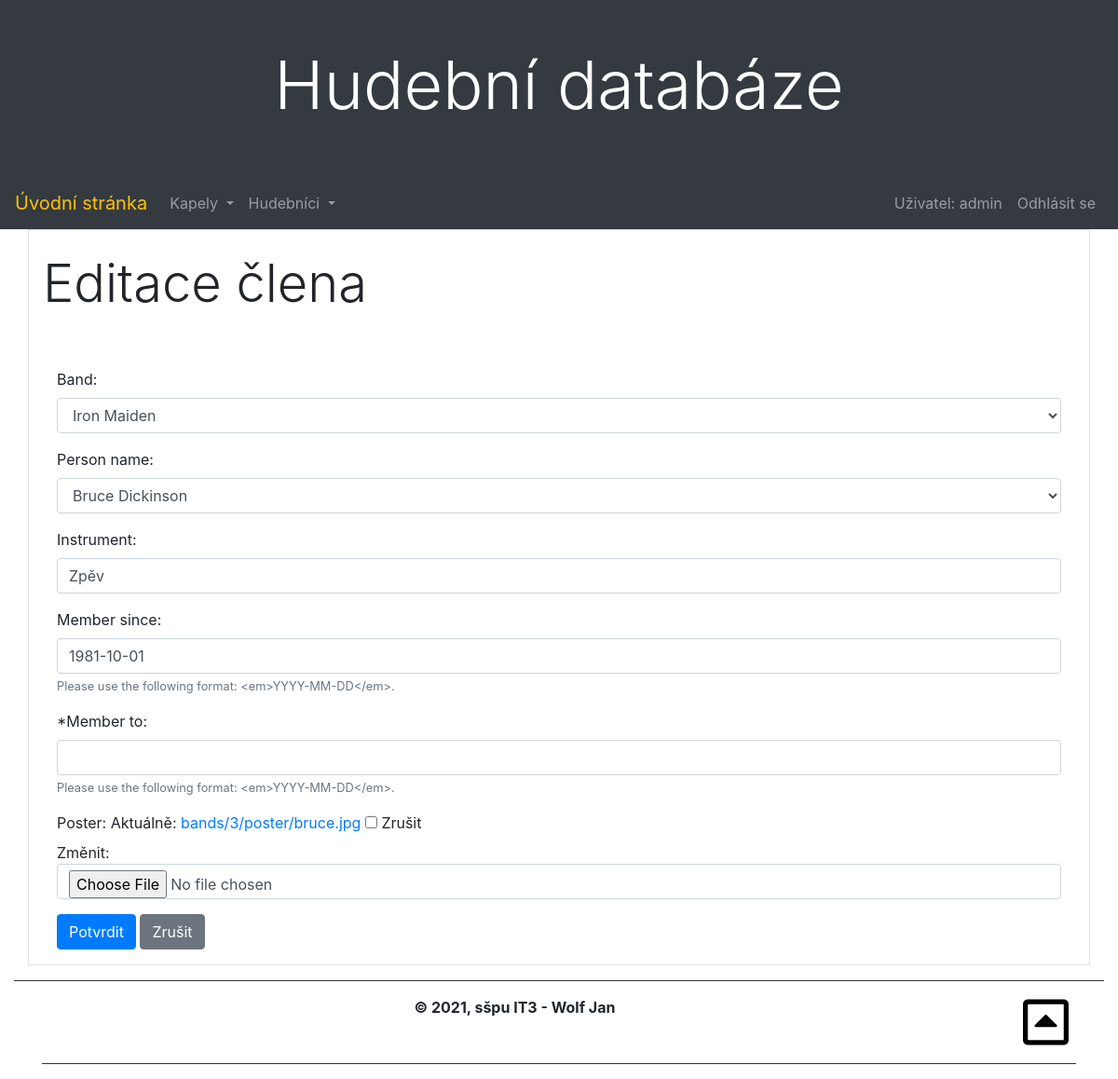
Screenshot of /kapela/member/3/update/ (signed in) with the database file from the repository.
### kapela/models.py (models this page shows, shortened)
class Member(models.Model):
    band = models.ForeignKey(Band, on_delete=models.CASCADE)
    person_name = models.ForeignKey(Person, on_delete=models.CASCADE)
    instrument = models.CharField(max_length=30, verbose_name="Instrument")
    member_since = models.DateField(verbose_name="Member since", help_text="Please use the following format: <em>YYYY-MM-DD</em>.")
    member_to = models.DateField(blank=True, null=True, verbose_name="*Member to", help_text="Please use the following format: <em>YYYY-MM-DD</em>.")
    poster = models.ImageField(upload_to=poster_path, blank=True, null=True, verbose_name="Poster")
    class Meta:
        ordering = ["instrument"]

### kapela/views.py (the view, shortened to what this page needs)
# urls.py: path('member/<int:pk>/update/', views.MemberUpdateView.as_view(), name='member-update'),
class MemberUpdateView(LoginRequiredMixin, PermissionRequiredMixin, UpdateView):
    model = Member
    form_class = MemberModelForm
    template_name = 'kapela/member_bootstrap_form.html'
    permission_required = 'kapela.change_member'

### kapela/forms.py
class MemberModelForm(ModelForm):
    class Meta:
        model = Member
        fields = '__all__'

### kapela/context_processors.py (called while the page is built)
def bands(request):
    return {'bands': Band.objects.all()}

def members(request):
    return {'members': Member.objects.all()}

### kapela/models.py (called while the page is built)
    def __str__(self):
        return self.band_name

    def __str__(self):
        return self.first_name  + ' ' + self.last_name

### kapela/templates/kapela/member_bootstrap_form.html (shortened to what this page needs)
{% extends "base.html" %}
{% load widget_tweaks %}
{% block content %}
<div class="row mb-3">
        <h2 class="display-4 text-center">Editace člena</h2>
</div>
<div class="row mt-5 mb-3">
    <div class="container">
        <form method="post" novalidate>
            {% for field in form.visible_fields %}
            <div class="form-group">
                {{ field.label_tag }}
                {% if form.is_bound %}
                  {% if field.errors %}
                    {% render_field field class="form-control is-invalid" %}
                    {% for error in field.errors %}
                      <div class="invalid-feedback">
                          {{ error }}
                      </div>
                    {% endfor %}
                  {% else %}
                    {% render_field field class="form-control is-valid" %}
                  {% endif %}
                {% else %}
                  {% render_field field class="form-control" %}
                {% endif %}
                {% if field.help_text %}
                <small class="form-text text-muted">{{ field.help_text }}</small>
                {% endif %}
            </div>
            {% endfor %}
            <button class="btn btn-primary" type="submit">Potvrdit</button>
            <button class="btn btn-secondary" onclick="javascript:history.back();">Zrušit</button>
        </form>
    </div>
</div>
{% endblock %}

### kapela/templates/base.html (shortened to what this page needs)
<!DOCTYPE html>
<html lang="cs">
<head>
    <link rel="stylesheet" href="https://maxcdn.bootstrapcdn.com/bootstrap/4.4.1/css/bootstrap.min.css">
    <link rel="stylesheet" href="https://use.fontawesome.com/releases/v5.8.2/css/all.css"
>
    {% load static %}
    <link rel="stylesheet" href="{% static 'css/styles.css' %}">
</head>
<body>
    <header class="jumbotron-fluid p-5 text-center bg-dark">
        <h1 class="text-white display-3">Hudební databáze</h1>
    </header>
    <nav class="navbar navbar-expand-md bg-dark navbar-dark sticky-top">
      <a class="navbar-brand text-warning" href="{% url 'index' %}">Úvodní stránka</a>
      <div class="collapse navbar-collapse" id="collapsibleNavbar">
        <ul class="navbar-nav mr-auto">
        <li class="nav-item dropdown">
              <a class="nav-link dropdown-toggle" href="#" id="navbardrop" data-toggle="dropdown">
                Kapely
              </a>
            </li>
          <li class="nav-item dropdown">
              <a class="nav-link dropdown-toggle" href="#" id="navbardrop" data-toggle="dropdown">
                Hudebníci
              </a>
            </li>
        </ul>
          <ul class="navbar-nav">
           {% if user.is_authenticated %}
             <li class="nav-item"><a href="{% url 'index' %}" class="nav-link">Uživatel: {{ user.get_username }}</a></li>
             <li class="nav-item"><a href="{% url 'logout'%}" class="nav-link">Odhlásit se</a></li>
           {% else %}
              <li class="nav-item"><a href="{% url 'signup'%}?next={{request.path}}" class="nav-link">Zaregistrovat se</a></li>
             <li class="nav-item"><a href="{% url 'login'%}?next={{request.path}}" class="nav-link">Přihlásit se</a></li>
           {% endif %}
        </ul>
      </div>
    </nav>
    <main class="border container">
        <div class="container-fluid">
            <br>
            {% block content %}{% endblock %}
        </div>
    </main>
<footer class="container-fluid text-center">
    <hr class="bg-dark">
            <div class="container">
            <div class="row">
                <div class="col-md-11 col-9">
                    <p class="text-center"><b>&copy; 2021, sšpu IT3 - Wolf Jan</b></p>
                </div>
                <div class="col-md-1 col-3">
                    <a href="#"><i class="far fa-caret-square-up display-4 ikon "></i></a>
                </div>
            </div>
    <hr class="bg-dark">
        </div>
</footer>
</body>
</html>

### kapela/static/css/styles.css (style rules this page uses)
html { scroll-behavior: smooth; }
.ikon { color: black; }

### rows the page displays
Member: band "Iron Maiden" "Bruce Dickinson" "Zpěv" "1981-10-01"

### other values shown
{{ user.get_username }} "admin"
{{ field.label_tag }} "Band:" "Person name:" "Instrument:" "Member since:" "*Member to:" "Poster:"
{{ field.help_text }} "Please use the following format: <em>YYYY-MM-DD</em>." "Please use the following format: <em>YYYY-MM-DD</em>."
